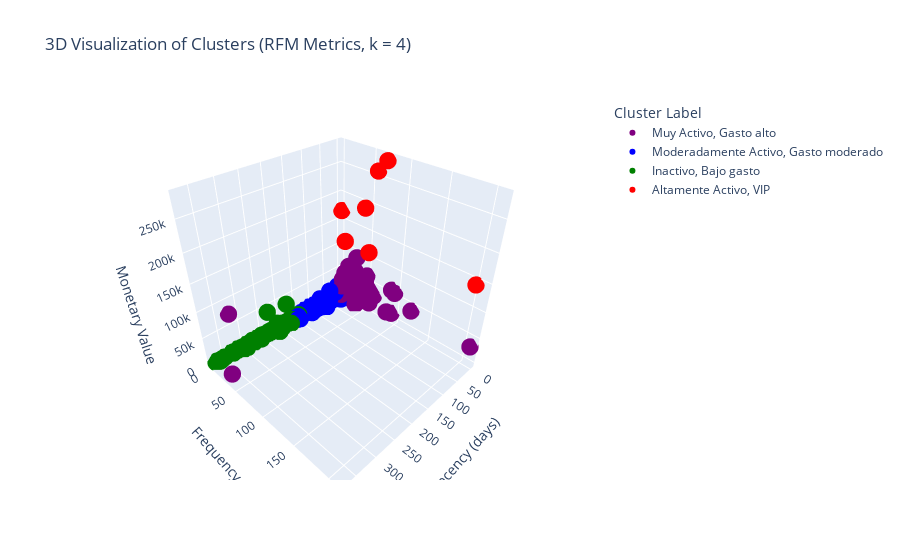

The notebook cell saved with this chart:
### Code cell
# Create the 3D scatter plot
fig = px.scatter_3d(
    cluster_summary,
    x="Recency",
    y="Frequency",
    z="Monetary",
    color="Cluster Label",
    title="3D Visualization of Clusters (RFM Metrics, k = 4)",
    labels={"Recency": "Recency (days)", "Frequency": "Frequency", "Monetary": "Monetary Value"},
    color_discrete_map={
        "Moderadamente Activo, Gasto moderado": "blue",
        "Inactivo, Bajo gasto": "green",
        "Altamente Activo, VIP": "red",
        "Muy Activo, Gasto alto": "purple"
    }
)
fig.update_traces(marker=dict(size=6))
fig.show()

### Figure 1 — Plotly figure (JSON) as saved in the notebook; plotly's stock layout.template omitted (floating-point values rounded to 4 significant figures; data arrays with more than 128 entries replaced by an {"elided": "..."} marker saying what was removed)
{"data": [{"hovertemplate": "Cluster Label=Muy Activo, Gasto alto<br>Recency (days)=%{x}<br>Frequency=%{y}<br>Monetary Value=%{z}<extra></extra>", "legendgroup": "Muy Activo, Gasto alto", "marker": {"color": "purple", "size": 6, "symbol": "circle"}, "mode": "markers", "name": "Muy Activo, Gasto alto", "scene": "scene", "showlegend": true, "type": "scatter3d", "x": [325, 1, 1, 1, 14, 3, 2, 0, 4, 8, 8, 21, 3, 15, 0, 2, 2, 0, 0, 0, 3, 0, 4, 1, 1, 1, 3, 1, 0, 0, 8, 3, 6, 0, 0, 9, 3, 10, 4, 7, 2, 0, 10, 24, 3, 21, 7, 15, 9, 3, 6, 1, 0, 0, 4, 2, 32, 9, 6, 10, 3, 3, 38, 3, 10, 1, 7, 3, 16, 1, 1, 3, 0, 1, 8, 0, 1, 8, 0, 3, 0, 2, 0, 0, 1, 1, 0, 3, 1, 371, 3, 0, 20, 1, 10], "y": [1, 30, 32, 20, 22, 31, 25, 209, 25, 28, 37, 15, 86, 28, 24, 26, 97, 28, 24, 24, 38, 35, 26, 62, 37, 25, 50, 37, 33, 57, 25, 20, 19, 23, 23, 13, 17, 25, 21, 44, 55, 93, 25, 16, 32, 25, 20, 28, 47, 48, 32, 30, 41, 91, 22, 27, 19, 23, 26, 19, 27, 47, 63, 33, 27, 18, 22, 23, 51, 21, 26, 28, 20, 22, 34, 26, 38, 29, 34, 15, 28, 31, 25, 31, 30, 19, 30, 39, 124, 34, 23, 45, 39, 26, 26], "z": [77180.0, 19790.0, 4125.0, 13690.0, 13790.0, 12280.0, 5782.0, 33050.0, 3992.0, 17650.0, 16590.0, 42060.0, 11190.0, 7278.0, 4431.0, 12630.0, 58760.0, 28880.0, 6424.0, 12250.0, 9817.0, 7437.0, 10850.0, 28120.0, 5705.0, 5870.0, 65040.0, 17220.0, 25980.0, 37150.0, 8110.0, 17160.0, 17290.0, 15610.0, 8153.0, 50490.0, 65160.0, 4749.0, 11350.0, 51530.0, 8507.0, 12080.0, 9175.0, 28750.0, 6066.0, 7931.0, 11140.0, 6295.0, 19770.0, 54530.0, 9743.0, 18640.0, 16230.0, 60630.0, 8347.0, 13320.0, 14760.0, 10400.0, 56250.0, 33640.0, 16140.0, 37130.0, 80850.0, 14590.0, 3788.0, 21090.0, 26630.0, 6676.0, 34680.0, 9418.0, 13030.0, 66650.0, 14030.0, 10610.0, 16590.0, 8540.0, 6281.0, 20280.0, 31830.0, 31910.0, 17260.0, 91060.0, 11030.0, 20370.0, 16350.0, 13110.0, 5593.0, 7762.0, 40520.0, 5391.0, 26880.0, 58510.0, 1296.0, 8005.0, 5625.0]}, {"hovertemplate": "Cluster Label=Moderadamente Activo, Gasto moderado<br>Recency (days)=%{x}<br>Frequency=%{y}<br>Monetary Value=%{z}<extra></extra>", "legendgroup": "Moderadamente Activo, Gasto moderado", "marker": {"color": "blue", "size": 6, "symbol": "circle"}, "mode": "markers", "name": "Moderadamente Activo, Gasto moderado", "scene": "scene", "showlegend": true, "type": "scatter3d", "x": {"elided": "3160 int values"}, "y": {"elided": "3160 int values"}, "z": {"elided": "3160 float values"}}, {"hovertemplate": "Cluster Label=Inactivo, Bajo gasto<br>Recency (days)=%{x}<br>Frequency=%{y}<br>Monetary Value=%{z}<extra></extra>", "legendgroup": "Inactivo, Bajo gasto", "marker": {"color": "green", "size": 6, "symbol": "circle"}, "mode": "markers", "name": "Inactivo, Bajo gasto", "scene": "scene", "showlegend": true, "type": "scatter3d", "x": {"elided": "1076 int values"}, "y": {"elided": "1076 int values"}, "z": {"elided": "1076 float values"}}, {"hovertemplate": "Cluster Label=Altamente Activo, VIP<br>Recency (days)=%{x}<br>Frequency=%{y}<br>Monetary Value=%{z}<extra></extra>", "legendgroup": "Altamente Activo, VIP", "marker": {"color": "red", "size": 6, "symbol": "circle"}, "mode": "markers", "name": "Altamente Activo, VIP", "scene": "scene", "showlegend": true, "type": "scatter3d", "x": [23, 9, 1, 0, 0, 7, 0], "y": [21, 55, 73, 201, 2, 46, 60], "z": [124900.0, 117200.0, 280200.0, 143700.0, 168500.0, 194400.0, 259700.0]}], "layout": {"legend": {"title": {"text": "Cluster Label"}, "tracegroupgap": 0}, "scene": {"domain": {"x": [0, 1], "y": [0, 1]}, "xaxis": {"title": {"text": "Recency (days)"}}, "yaxis": {"title": {"text": "Frequency"}}, "zaxis": {"title": {"text": "Monetary Value"}}}, "title": {"text": "3D Visualization of Clusters (RFM Metrics, k = 4)"}}}
